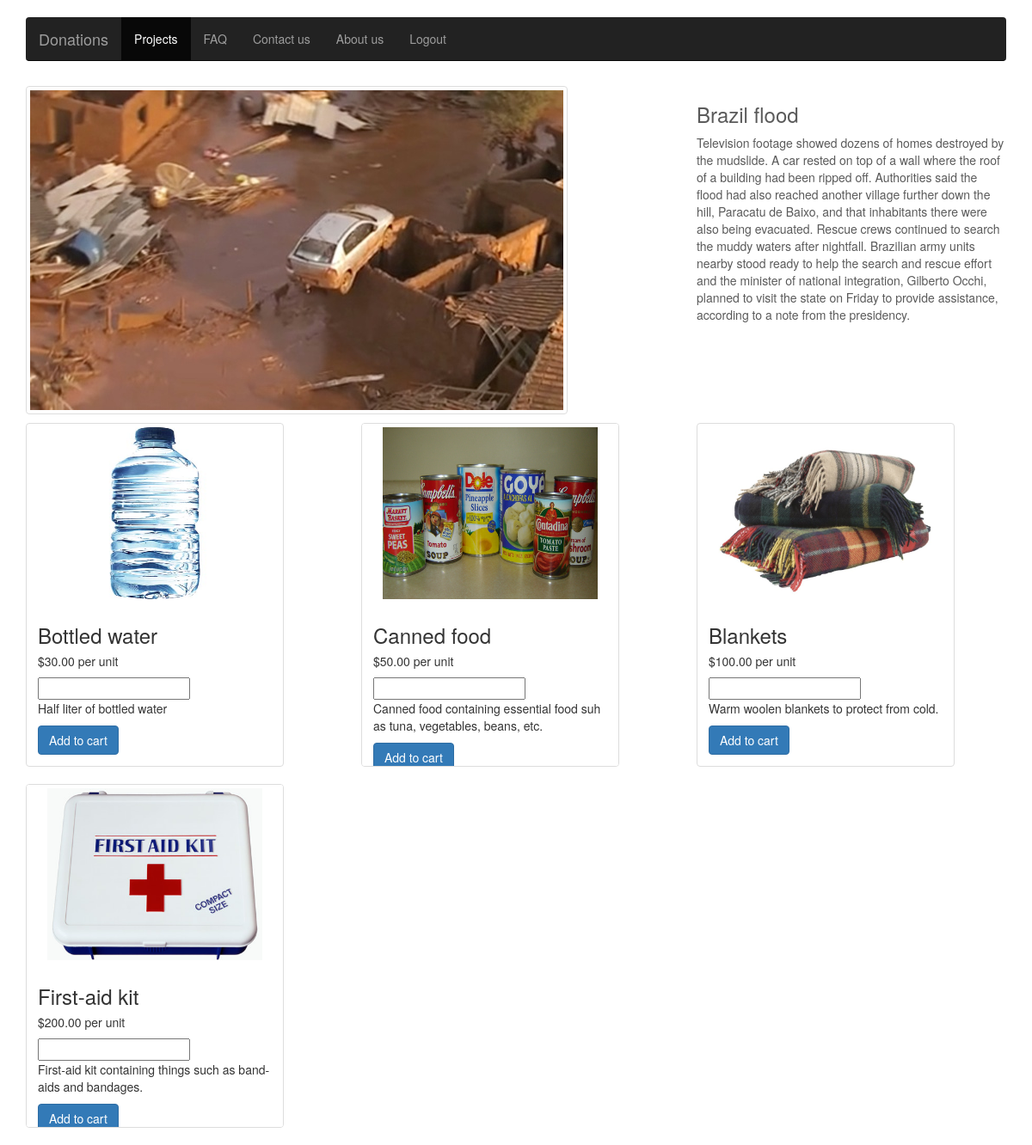
The page /projects/3/ (signed in) on the database its author committed.
### Donations/models.py (models this page shows, shortened)
class Project(models.Model):
	name = models.CharField(max_length=100)
	description = models.TextField()
	location = models. CharField(max_length=100)
	picture	= models.FileField(upload_to='img', max_length=100)

class Product(models.Model):
	name = models.CharField(max_length=100)
	price = models.DecimalField(max_digits=6, decimal_places=2)
	quantity = models.IntegerField()
	description = models.TextField()
	picture = models.FileField(upload_to='img', max_length=100)

### Donations/views.py (the view)
# urls.py: url(r'^projects/(?P<Project_id>[0-9]+)/$', 'Donations.views.projectDetails', name='projectDetails'),
def projectDetails(request, Project_id):
	if 'email' not in request.session:
		return HttpResponseRedirect("/login/")
	try:
		project = Project.objects.get(pk=Project_id)
		products = Product.objects.all()
	except Project.DoesNotExist:
		raise Http404("Project does not exist")
	context = {
		'Project': project,
		'Products' : products,
		'Project_id' : Project_id
		}
	return render(request, 'Donations/detail.html', context)

### Donations/templates/Donations/detail.html (shortened to what this page needs)
{% load staticfiles %}
<!DOCTYPE html>
<html lang="en">
  <head>
    <link href="{% static 'css/bootstrap.min.css' %}" rel="stylesheet">
    <link href="{% static 'css/font-awesome.min.css' %}" rel="stylesheet">
    <link href="{% static 'css/navbar.css' %}" rel="stylesheet">
    <link href="{% static 'css/thumbnail.css' %}" rel="stylesheet">
  </head>
  <body>
    <div class="navbar-wrapper">
      <div class="container">
        <nav class="navbar navbar-inverse navbar-static-top">
          <div class="container">
            <div class="navbar-header">
              <a class="navbar-brand" href="/home" >Donations</a>
            </div>
            <div id="navbar" class="navbar-collapse collapse">
              <ul class="nav navbar-nav">
                <li class="active"><a href="/projects">Projects</a></li>
                <li><a href="/faq">FAQ</a></li>
                <li><a href="#contact">Contact us</a></li>
                <li><a href="#contact">About us</a></li>
                <li><a href="/logout">Logout</a></li>
              </ul>
            </div>
          </div>
        </nav>
      </div>
    </div>
    <div class="container">
      {% static "" as baseUrl %}
      <div class="row">
        <div class="col-md-8">
          <img src="{{ baseUrl }}{{Project.picture}}" alt="" class="img-thumbnail" class="img-responsive"/>
        </div>
        <div class="col-md-4">
          <h3>
            {{Project.name}}
          </h3>
          <p>
            {{Project.description}}
          </p>
        </div>
      </div>
    </div>
    <div class="container">
      <div class="row">
        {% for i in Products%}
        <div class="col-sm-6 col-md-4">
          <div class="thumbnail">
            {% static "" as baseUrl %}
            <img src="{{ baseUrl }}{{i.picture}}" alt="..." style="width: 250px; height: 200px">
            <div class="caption">
              <h3>{{i.name}}</h3>
              <h5>
                ${{i.price}} per unit
              </h5>
              <form action="/add_item_to_cart/"  method="get" >
                <input type="text" name = "quantity">
              <p>{{i.description}}</p>
              <input href="#" class="btn btn-primary" type="submit" value="Add to cart"/>
            </form>
            </div>
          </div>
        </div>
        {% endfor %}
      </div>
    </div>
  </body>
</html>

### Donations/static/css/navbar.css (style rules this page uses)
body { color: #5a5a5a; margin-top: 100px; }
.navbar-wrapper { position: absolute; top: 0; right: 0; left: 0; z-index: 20; }
.navbar-wrapper > .container { padding-right: 0; padding-left: 0; }
.navbar-wrapper .navbar { padding-right: 15px; padding-left: 15px; }
.navbar-wrapper .navbar .container { width: auto; }
@media (min-width: 768px) { .navbar-wrapper { margin-top: 20px; } }
@media (min-width: 768px) { .navbar-wrapper .container { padding-right: 15px; padding-left: 15px; } }
@media (min-width: 768px) { .navbar-wrapper .navbar { padding-right: 0; padding-left: 0; } }
@media (min-width: 768px) { .navbar-wrapper .navbar { border-radius: 4px; } }

### Donations/static/css/thumbnail.css (style rules this page uses)
.thumbnail { width: 300px; height: 400px; overflow: auto; }

### rows shown on the page
Project: picture (picture), name "Brazil flood", description "Television footage showed dozens of homes destroyed by the mudslide. A car rested on top of a wall where the roof of a building had been ripped off. Authorities said the flood had also reached another village further down the hill, Paracatu de Baixo, and that inhabitants there were also being evacuated. Rescue crews continued to search the muddy waters after nightfall. Brazilian army units nearby stood ready to help the search and rescue effort and the minister of national integration, Gilberto Occhi, planned to visit the state on Friday to provide assistance, according to a note from the presidency."
Product: picture (picture), name "Bottled water", price "30.00", description "Half liter of bottled water"
Product: picture (picture), name "Canned food", price "50.00", description "Canned food containing essential food suh as tuna, vegetables, beans, etc."
Product: picture (placeholder picture), name "Blankets", price "100.00", description "Warm woolen blankets to protect from cold."
Product: picture (picture), name "First-aid kit", price "200.00", description "First-aid kit containing things such as band-aids and bandages."
